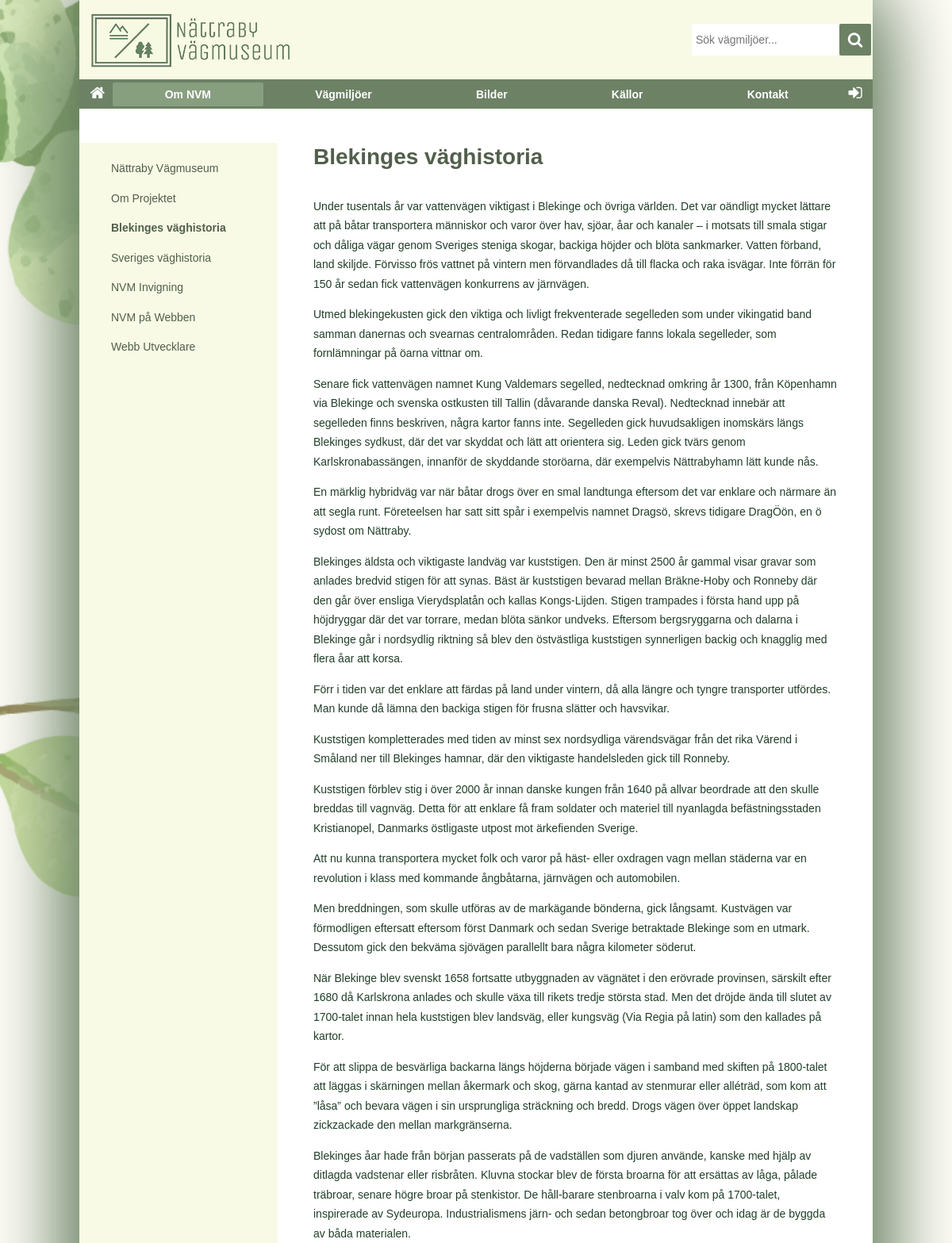
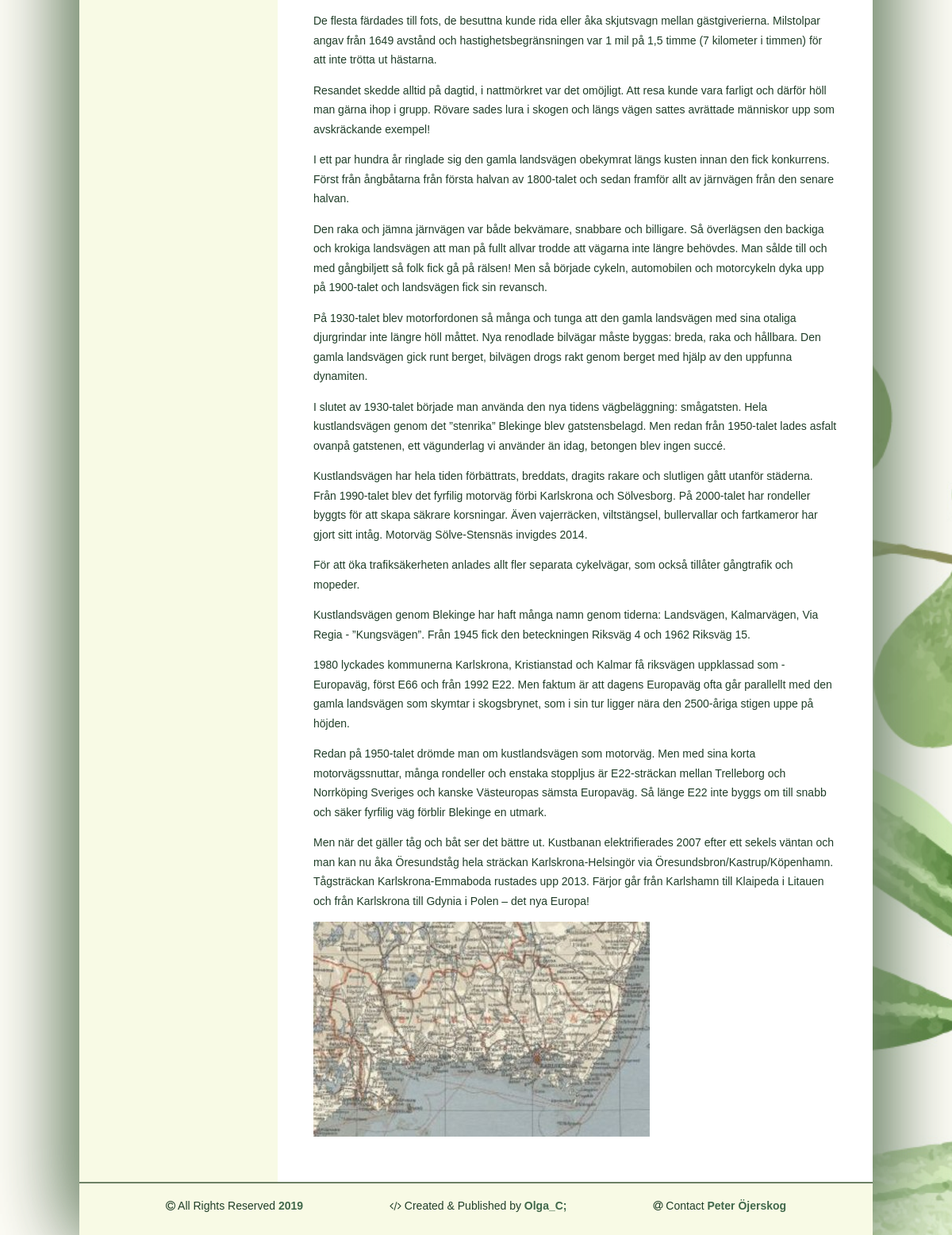
Screenshot of /about.php?page=blekinge with the database file from the repository (2 pictures, top to bottom).
### tables this page shows
CREATE TABLE article
(
    id INTEGER PRIMARY KEY NOT NULL,
    name TEXT UNIQUE NOT NULL,
    title TEXT NOT NULL,
    data TEXT NOT NULL,
    author TEXT NOT NULL,
    gps TEXT,
    mapImage TEXT,
    image1 TEXT,
    image1Alt TEXT,
    image1Text, TEXT,
    image2 TEXT,
    image2Alt TEXT,
    image2Text TEXT
);

### about.php (called while the page is built, shortened)
<?php
require __DIR__ . "/incl/header.php";
require __DIR__ . "/view/multipage.php";
require __DIR__ . "/incl/footer.php";

### src/functions.php (called while the page is built, shortened)
<?php
function getArticle($db, $table, $name)
{
    $sql = "SELECT title, data FROM $table WHERE name = ?";
    $stmt = $db->prepare($sql);
    $stmt->execute([$name]);
    $res = $stmt->fetchAll();
    return $res;
}

### about/blekinge.php (the view, shortened to what this page needs)
<?php
$name = "blekinges-vaghistoria";
$article = getArticle($dbObj, "article", $name);
echo '<h1>' . $article[0]['title'] . '</h1>';
echo $article[0]['data'];

### css/style.css (style rules this page uses)
html { overflow-y: scroll; height: 100%; }
body { margin: 0; height: 100%; color: rgb(32, 62, 40); font-family: Verdana, Geneva, Tahoma, sans-serif; font-size: 14px; }
p { line-height: 1.75em; margin: 1em 0; }
h1 { font-size: 28px; font-weight: bold; color: #515f4b; margin: 1.2em 0; }
.multi h1 { margin: 0 0 1.2em; }
main img { display: block; }

### rows the page displays
article: title "Blekinges väghistoria", data "Under tusentals år var vattenvägen viktigast i Blekinge och övriga världen. Det var oändligt mycket lättare att på båtar transportera människor och varor över hav, sjöar, åar och kanaler – i motsats till smala stigar och dåliga vägar genom Sveriges steniga skogar, backiga höjder och blöta sankmarker. Vatten förband, land skiljde. Förvisso frös vattnet på vintern men förvandlades då till flacka och raka isvägar. Inte förrän för 150 år sedan fick vattenvägen konkurrens av järnvägen. Utmed blekingekusten gick den viktiga och livligt frekventerade segelleden som under vikingatid band samman danernas och svearnas centralområden. Redan tidigare fanns lokala segelleder, som fornlämningar på öarna…", data (picture)

### other values shown
$value["nav"] "Nättraby Vägmuseum"
$value["nav"] "Om Projektet"
$value["nav"] "Blekinges väghistoria"
$value["nav"] "Sveriges väghistoria"
$value["nav"] "NVM Invigning"
$value["nav"] "NVM på Webben"
$value["nav"] "Webb Utvecklare"
